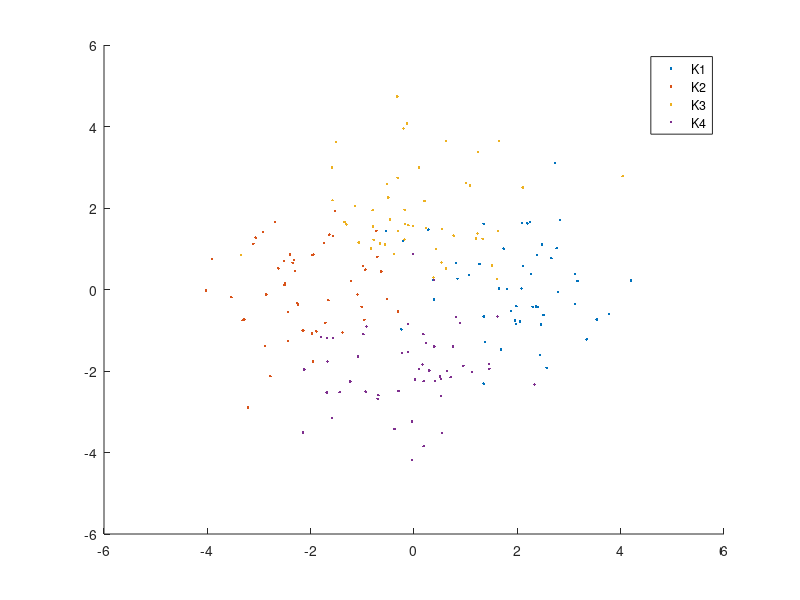

The MATLAB script that drew this image: (Note: this script raises an error after producing the figure.)
% Neuron
clear; clc;

n = 2; % Dimension
n_learn = 50; % Amount of learning data
n_test = 1000; % Amount of testing data

% Generating Normally Distributed data
K1_learn = [randn(1,n_learn) + 2; randn(1,n_learn)];
K1_test  = [randn(1,n_test) + 2; randn(1,n_test)];

K2_learn = [randn(1,n_learn) - 2; randn(1,n_learn)];
K2_test = [randn(1,n_test) - 2; randn(1,n_test)];

K3_learn = [randn(1,n_learn); randn(1,n_learn) + 2];
K3_test = [randn(1,n_test); randn(1,n_test) + 2];

K4_learn = [randn(1,n_learn); randn(1,n_learn) - 2];
K4_test = [randn(1,n_test); randn(1,n_test) - 2];

% Merging learning and testing data to one vector
x_learn = [K1_learn K2_learn K3_learn K4_learn];
x_test = [K1_test K2_test K3_test K4_test];

k1 = [-1 -1]';
k2 = [1 1]';
k3 = [-1 1]';
k4 = [1 -1]';

t_learn = [repmat(k1,1,n_learn) repmat(k2,1,n_learn) repmat(k3,1,n_learn) repmat(k4,1,n_learn)];
t_test = [repmat(k1,1,n_test) repmat(k2,1,n_test) repmat(k3,1,n_test) repmat(k4,1,n_test)];

scatter(K1_learn(1,:), K1_learn(2,:),'.');
hold on;
scatter(K2_learn(1,:), K2_learn(2,:),'.');
scatter(K3_learn(1,:), K3_learn(2,:),'.')
scatter(K4_learn(1,:), K4_learn(2,:),'.');
hold off;
legend('K1', 'K2', 'K3', 'K4');

net = linearlayer(0,0.04);
net.trainFcn = 'traingd';
net = train(net, x_learn, t_learn);
y = net(x_test);

errorMat = zeros(4,4);

for i = 1:4*n_test
   if y(1,i) < 0 && y(2,i) < 0
       column = 1;
   end
   
   if y(1,i) > 0 && y(2,i) > 0
       column = 2;
   end
   
   if y(1,i) < 0 && y(2,i) > 0 
       column = 3;
   end
   
   if y(1,i) > 0 && y(2,i) < 0
       column = 4;
   end
   
   %%%%%%%%%%%%%%%%%%%%%%%%
   
   if t_test(1,i) < 0 && t_test(2,i) < 0
       row = 1;
   end
   
   if t_test(1,i) > 0 && t_test(2,i) > 0
       row = 2;
   end
   
   if t_test(1,i) < 0 && t_test(2,i) > 0 
       row = 3;
   end
   
   if t_test(1,i) > 0 && t_test(2,i) < 0
       row = 4;
   end
   
   errorMat(row,column) = errorMat(row,column) + 1;
   
end

net.IW{1}

errorMat
perc = (errorMat(1,1) + errorMat(2,2) + errorMat(3,3) + errorMat(4,4))/(4*n_test)

%scatter(K1_learn(1,:), K1_learn(2,:),'.');
%hold on;
%scatter(K2_learn(1,:), K2_learn(2,:),'.');
%scatter(K3_learn(1,:), K3_learn(2,:),'.')
%scatter(K4_learn(1,:), K4_learn(2,:),'.');
%hold off;
%legend('K1', 'K2', 'K3', 'K4');

scatter(K1_test(1,:), K1_test(2,:),'.');
hold on;
scatter(K2_test(1,:), K2_test(2,:),'.');
scatter(K3_test(1,:), K3_test(2,:),'.')
scatter(K4_test(1,:), K4_test(2,:),'.');
hold off;
legend('K1', 'K2', 'K3', 'K4');
plotpc(net.iw{1, 1},net.b{1});
